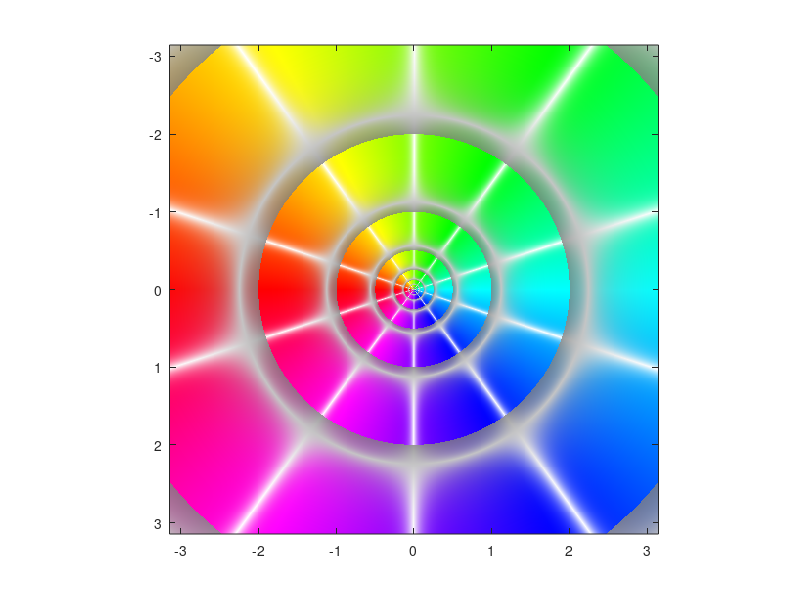

Write the MATLAB code that produced this figure.
function img=zvisual5(func)
%zvisual5('func')
%visualization of complex function (domain coloring)
%hue is the angle of complex function
%sat is the white line after 36 degree change in angle
%sat and val are scaled so that their value comes in range
%of 0 to 1 
%
%usage
%
%   zvisual5  
%   calling zvisual5 without any argument draw sin(z)
%
%   zvisual5('sin(z)')
%   plots sin(z) from -pi to pi in x-axis  and -pi to pi in y-axis
%   
%   zvisual5('func')
%   'func' can be any function  
%   example: zvisual5('log(z)') ,      zvisual5( 'cot(z)')
%            zvisual5('z.^2 - 1./z') , zvisual5('z.^3-cos(z)')........
%   always use ./ .* .^ operators when passing 'func'
%   any function is drawn from -pi to pi on x-axis  and -pi to pi on y-axis  
%
%   to save image call function as 
%   img=zvisual5('log(z)');
%   imwrite(img,'domaincolor.png','png');
%   
	

if nargin==0
   func='(z)'; 
end
    
X  = linspace(-pi,pi,500);
Y  = linspace(-pi,pi,500);
lenx  = length(X);
leny  = length(Y);
Z     = zeros(length(X),length(Y));
colors= zeros(length(X),length(Y),3);
ColorMset = zeros(lenx,leny,3);
colors_uint8   = zeros(lenx,leny,3,'uint8');
for n = 1:lenx        
    Z(n,:)= Y(:)+i*X(n);
end

Z=feval(inline(func),Z);


m12 = log(2);
abs_z= abs(Z);

hue = angle(Z)/(2*pi);
hue = -min(min(hue))+hue;

val = mod(log(abs_z)/m12,1);
val = 1 -(1-val).^3; 
val = 0.6 +val *0.4;

sat = mod(log(abs_z)/m12,1);
sat = 0.4 +sat *0.6;
sat = mod(abs(cos(pi*sat).^0.75.*cos(10*pi*hue).^0.75),1);
sat = 1 -(1-sat).^6; 
sat = 0.1 +sat *0.9;

sat =mod((val.*sat).^2,1);


ColorMset(:,:,1) = hue;
ColorMset(:,:,2) = sat;
ColorMset(:,:,3) = val;

h_wait=waitbar(0,'Please  wait...');
for mm=1:lenx            
    for nn=1:leny        
           a  = ColorMset(mm,nn,1);
           s=ColorMset(mm,nn,2);
           v=ColorMset(mm,nn,3);
           zo = floor(6*a); 
           rough = (zo); 
           f = a*6 - zo;
           p = v*(1-s);
           q = v*(1-s*f);
           t = v*(1-s*(1-f));
 
           switch (rough)    
          case 0 
                r=v; g=t; b=p;
          case 1 
                r=q; g=v; b=p;
          case 2 
                r=p; g=v; b=t;
          case 3 
                r=p; g=q; b=v;
          case 4 
                r=t; g=p; b=v;
          case 5 
                r=v; g=p; b=q;
          end             
                 
        
      co = (256*r); 
      if(co>255)          
         co = 255; 
      end                 
      colors(mm,nn,1) = co;
      co = (256*g); 
      if(co>255)          
          co = 255; 
      end                 
      colors(mm,nn,2) = co;
      co = (256*b); 
      if(co>255)          
         co = 255; 
      end                 
      colors(mm,nn,3) = co;

      end            
    waitbar(mm/lenx,h_wait);
end               
close(h_wait);

colors_uint8=uint8(colors);
image(X,Y,uint8(colors))
axis square
if nargout==1
    img=colors_uint8;
end

%function end
